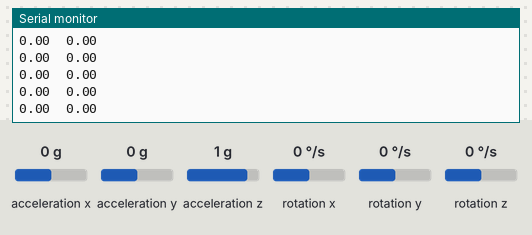
The sketch below on a simulated Arduino Uno, built with avr-gcc and run on an emulated ATmega328P. Shown: the last lines printed to the serial monitor. Inputs (shaded band) come from the test bench; at power-on: acceleration x 0 g, rotation x 0 °/s, acceleration y 0 g, acceleration z 1 g, rotation y 0 °/s, rotation z 0 °/s.

Above: at 1.2 s.
1.3 s: acceleration x set to -1.4 g
At 2.2 s:
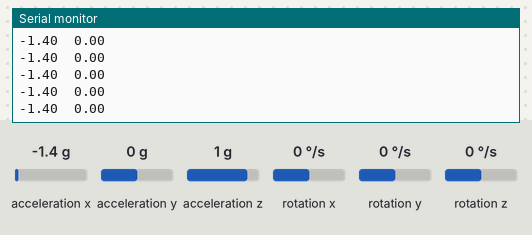
2.8 s: rotation x set to -192 °/s
At 3.6 s:
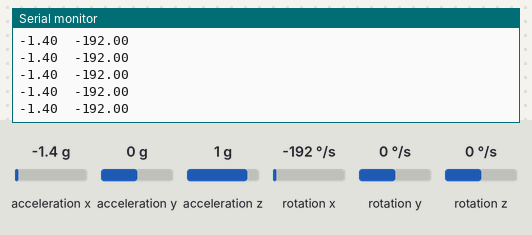
4.3 s: acceleration x set to -0.8 g
At 5.1 s:
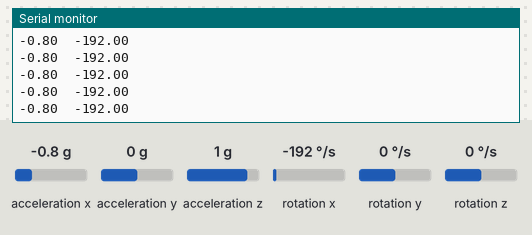
Timing chart, 0 to 7.3 s (numbered marks = the images above; inputs shaded):
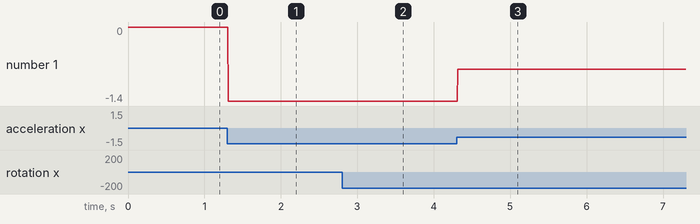

Measured:
- after the input at 1.3 s, the serial monitor: prints a new line at once (image 1)
- after the input at 2.8 s, the serial monitor: prints a new line at once (image 2)
- after the input at 4.3 s, the serial monitor: prints a new line at once (image 3)
- plotted number 1: 0 → -1.4 after the input at 1.3 s, -1.4 → -0.8 after the input at 4.3 s

The sketch:

I2C_debug.ino
```cpp
#include <Wire.h>
#include <MPU9250.h>

MPU9250 imu(Wire, 0x68);

void setup() {
  Serial.begin(115200);
  Wire.begin();
  Wire.setClock(100000);

  if (!imu.setup()) {
    Serial.println("IMU init failed");
    while (1);
  }

  Serial.println("IMU OK");
}

void loop() {
  if (imu.update()) {
    Serial.print(imu.getAccX());
    Serial.print('\t');
    Serial.println(imu.getGyroX());
  }
}
```
